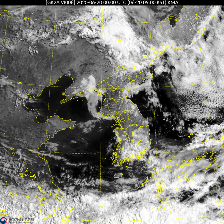
#> input picture data/GK2A/Train/gk2aamile1bvi008ko010lc202006200000.srv.png, 224 x 224 px; its folder holds only this picture in this run
$ python data_gen.py
#> lines starting #> are read from the running program, lines starting #| are printed output that depends on the picture; after the words box and inside, x2 and y2 are one past the last pixel; in counts of white or black regions, pixels touching at a corner belong together
#> further down, image is the input picture: shape (224, 224, 3); mean B, G, R 120.9, 127.4, 127.4
import cv2
import numpy as np
from glob import glob


def find_cloud(source):
    source = cv2.cvtColor(source, cv2.COLOR_BGR2GRAY)
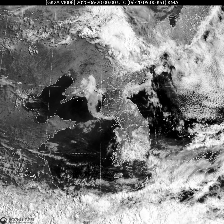
#> source: shape (224, 224); min 0, max 255, mean 126.6
    return np.where(source > 200, 1, 0).astype('float32')
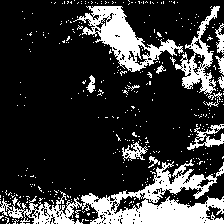
#> returned value: shape (224, 224) float32; values 0 (black) and 1 (white), 21.2% white; 376 white regions (362 under 20 px), largest, box (x1, y1, x2, y2) and area: (0, 159, 224, 224) 5119, (73, 6, 184, 72) 2373, (175, 6, 222, 100) 1218


train_set = []
train_label = []
test_set = []
test_label = []

DEPTH = 3

buffer = []

for i, file in enumerate(glob('../../data/GK2A/Train/*.png')):
    image = cv2.imread(file)
    cloud = find_cloud(image)[:, :, np.newaxis]
    if i < DEPTH:
        buffer.append(cloud.copy())
    else:
        train_set.append(buffer.copy())
        train_label.append(cloud)
        buffer.pop(0)
        buffer.append(cloud)

train_set = np.array(train_set)
train_label = np.array(train_label)
print(train_label.shape, train_set.shape)

buffer = []

for i, file in enumerate(glob('../../data/GK2A/Test/*.png')):
    image = cv2.imread(file)
    cloud = find_cloud(image)[:, :, np.newaxis]
    if i < DEPTH:
        buffer.append(cloud.copy())
    else:
        test_set.append(buffer.copy())
        test_label.append(cloud)
        buffer.pop(0)
        buffer.append(cloud)

test_set = np.array(test_set)
test_label = np.array(test_label)

print(test_label.shape, test_set.shape)

np.save('./train_set', train_set, allow_pickle=True)
np.save('./train_label', train_label, allow_pickle=True)
np.save('./test_set', test_set, allow_pickle=True)
np.save('./test_label', test_label, allow_pickle=True)
